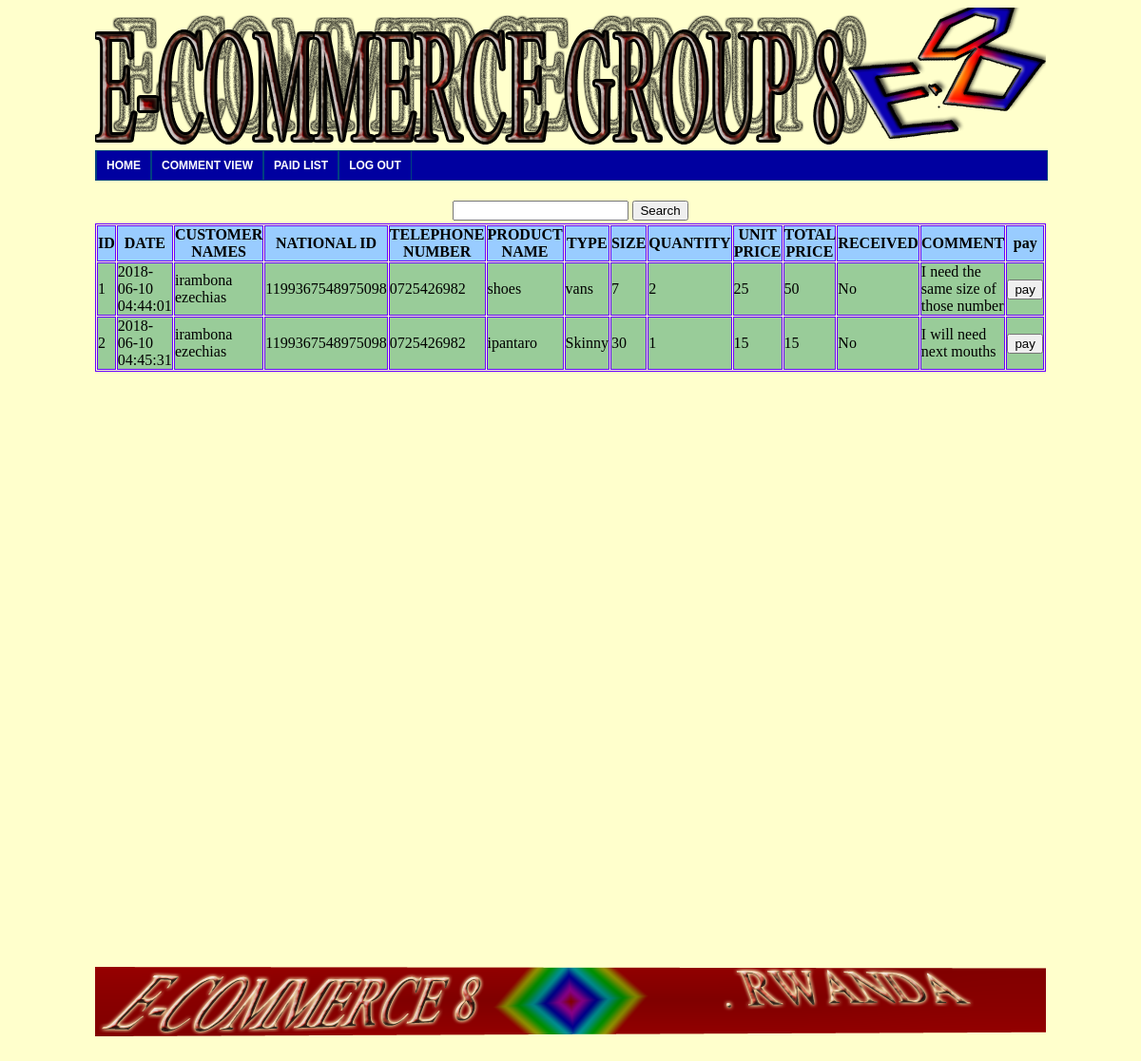
The page /shoessearch.php (signed in) on the database its author committed.
### tables this page shows
CREATE TABLE IF NOT EXISTS `shirt` (
  `s_id` int(20) NOT NULL AUTO_INCREMENT,
  `date` datetime NOT NULL,
  `c_names` varchar(40) NOT NULL,
  `n_id` varchar(40) NOT NULL,
  `teleph` varchar(20) NOT NULL,
  `product` varchar(40) NOT NULL,
  `s_type` varchar(20) NOT NULL,
  `s_number` int(20) NOT NULL,
  `quantity` int(20) NOT NULL,
  `amount` int(30) NOT NULL,
  `total` int(30) NOT NULL,
  `recieved` varchar(20) NOT NULL,
  `comment` varchar(400) NOT NULL,
  PRIMARY KEY (`s_id`)
);

### shoessearch.php (the view, shortened to what this page needs)
<!DOCTYPE HTML PUBLIC "-//W3C//DTD HTML 4.01 Transitional//EN" "http://www.w3.org/TR/html4/loose.dtd">
<html>
<head>
</head>
<body bgcolor="#FFFFCC">
<center>
<div style="width:1000px; height:1000px">
<div style="width:1000px; height:150px; background-color:"#FFFFCC" "><img src="photos/header.png"/></div>
<div style="width:1000px; height:50px; background-color:#"#FFFFCC" "><!DOCTYPE html PUBLIC "-//W3C//DTD XHTML 1.0 Transitional//EN" "http://www.w3.org/TR/xhtml1/DTD/xhtml1-transitional.dtd">
<html xmlns="http://www.w3.org/1999/xhtml">
<head>
</head>
<body>
<div class="pd_menu_01 ">
<ul><li><a href="buyingpage.php">HOME</a>
</li></ul>
<ul><li><a href="commentview.php">COMMENT VIEW</a>
</li></ul>
<ul><li><a href="payedlist.php">PAID LIST</a>
</li></ul>
<ul><li><a href="index.php">LOG OUT</a>
</div>
</body>
</html></div>
<div style=" max-height:inherit; max-width:inherit; overflow:auto; width:1000px; height:500px; background-color:"#FFFFCC"" ><?php include('connection.php'); ?>
<center> <form method="post" action="buyingpage.php">
 <table><tr><td> <input name="search" type="text" /></td><td> <input type="submit" value="Search" /></td></tr></table>
</form>
</center>
              <center>  <table cellpadding="0" cellspacing="1" border="1" bordercolor="#6600FF" class="table table-striped table-bordered" >
                    <thead>
                         <tr bordercolor="#0000FF" bgcolor="#99CCFF"> <th>ID</th><th>DATE</th><th>CUSTOMER NAMES</th><th>NATIONAL ID</th><th>TELEPHONE NUMBER</th><th>PRODUCT NAME</th><th>TYPE</th><th>SIZE</th><th>QUANTITY</th><th>UNIT PRICE</th><th>TOTAL PRICE</th><th>RECEIVED</th><th>COMMENT</th><th>pay</th></tr>
                    </thead>
                    <tbody bgcolor="#99CC99">
                        <?php
                        $search=$_REQUEST['search'];
$query="select * from shirt where n_id like '%$search%' or date like '%$search%' or n_id like '%$search%' or teleph like '%$search%'";
$query1=mysql_query($query);
                        while($row=mysql_fetch_array($query1)) {
                            $id= $row['s_id'];
			    ?>
				<?php
              echo '<td>' . $row['s_id'] . '</td>';
				echo '<td>' . $row['date'] . '</td>';
				echo '<td>' . $row['c_names'] . '</td>';
				echo '<td>' . $row['n_id'] . '</td>';
				echo '<td>' . $row['teleph'] . '</td>';
				echo '<td>' . $row['product'] . '</td>';
				echo '<td>' . $row['s_type'] . '</td>';
				echo '<td>' . $row['s_number'] . '</td>';
				echo '<td>' . $row['quantity'] . '</td>';
				echo '<td>' . $row['amount'] . '</td>';
				echo '<td>' . $row['total'] . '</td>';
	             echo '<td>' . $row['recieved'] . '</td>';
				 echo '<td>' . $row['comment'] . '</td>';
	 echo"<td ><a href ='shoesup.php?s_id=$id'>";?><button type="button" name="Submit" onClick="return confirm('payment transaction!!')">pay</button><?php print"</a></td>";
                echo "</tr>"; } ?> </div>
                </table> </center> </div> </div>
<div style="width:1000px; height:100px; background-image:url(photos/footer.png) "></div>
</body>
</html>

### shoessearch.php (style rules this page uses)
body { behavior:url("csshover2.htc"); }
.pd_menu_01 { float:left; padding:0; margin:0;color: #FFFFFF;background: #0000A0;width:100%; border:solid 1px #004080;clear:both; }
.pd_menu_01 a, .pd_menu_01 a:visited { font-family:Arial, Helvetica, sans-serif; font-style:normal; font-weight:bold; font-size:12px; color: #FFFFFF; background-color: #0000A0; text-decoration: none; }
.pd_menu_01 ul { list-style-type:none;padding:0; margin:0; }
.pd_menu_01 ul li { float:left; position:relative; z-index:auto !important ; z-index:1000 ; border-right:solid 1px #004080; border-left:solid 1px #004080; }
.pd_menu_01 ul li a { color: #FFFFFF;background: #0000A0;float:none !important ; float:left ; display:block; height:30px; line-height:30px; padding:0 10px 0 10px; text-decoration:none; }

### rows shown on the page
shirt: s_id "1", date "2018-06-10 04:44:01", c_names "irambona ezechias", n "1199367548975098", teleph "0725426982", product "shoes", s_type "vans", s_number "7", quantity "2", amount "25", total "50", recieved "No", comment "I need the same size of those number"
shirt: s_id "2", date "2018-06-10 04:45:31", c_names "irambona ezechias", n "1199367548975098", teleph "0725426982", product "ipantaro", s_type "Skinny", s_number "30", quantity "1", amount "15", total "15", recieved "No", comment "I will need next mouths"
